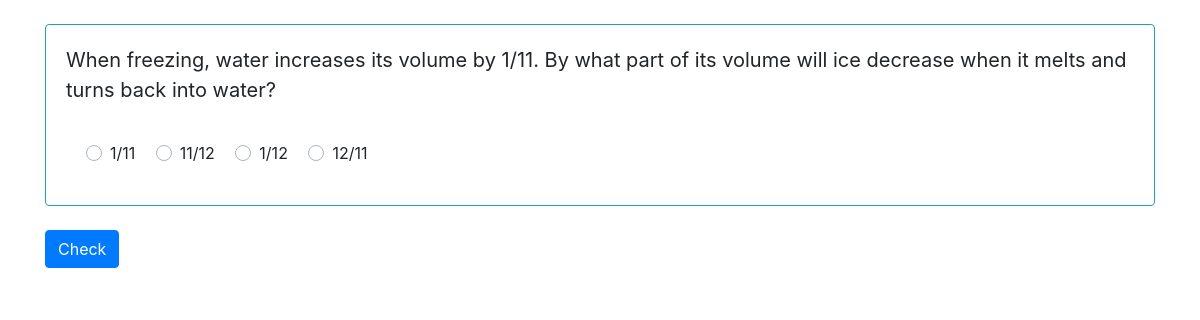
The page /one on the database its author committed.
### app.py (models this page shows, shortened)
class Question(db.Model):
    id = db.Column(db.Integer, primary_key=True)
    subject = db.Column(db.String(10), nullable=False)
    topic = db.Column(db.String(10), nullable=False)
    level = db.Column(db.Integer, nullable=False)
    question = db.Column(db.Text, nullable = False)
    sub_qustn = db.relationship('Sub', backref='question', lazy=True)

class Sub(db.Model):
    id = db.Column(db.Integer, primary_key=True)
    sub_qstn = db.Column(db.Text, nullable = True)
    option1 = db.Column(db.String(50), nullable = False)
    option2 = db.Column(db.String(50), nullable = False)
    option3 = db.Column(db.String(50), nullable = False)
    option4 = db.Column(db.String(50), nullable = False)
    nans = db.Column(db.Integer, nullable = False)
    answer = db.Column(db.String(100), nullable = False)
    answer2 = db.Column(db.String(100), nullable = True)
    answer3 = db.Column(db.String(100), nullable = True)
    answer4 = db.Column(db.String(100), nullable = True)
    filedata = db.Column(db.LargeBinary, nullable=True)
    solution = db.Column(db.Text, nullable=False)
    question_id = db.Column(db.Integer, db.ForeignKey('question.id'), nullable=False)

### app.py (the view, shortened to what this page needs)
@app.route("/one", methods=['GET', 'POST'])
def one():
    take = random.randint(1,3)
    qstn = Question.query.filter_by(id = take).first().question
    return render_template("one.html", take = take, Sub = Sub,Question = Question,qstn = qstn)

### templates/one.html (shortened to what this page needs)
<!Doctype HTML>
<html lang = "en-GB">
<head>
<link rel="stylesheet" href="https://maxcdn.bootstrapcdn.com/bootstrap/4.3.1/css/bootstrap.min.css">
    {% set rand = Sub.query.filter_by(question_id=take).all() %}
</head>
<body>
    <form method="POST" action="/one" enctype="multipart/form-data">
  <br>
  {% set rand = Sub.query.filter_by(question_id=take).all() %}
  {% if (rand|length >1)%}
            <div class="container">
              <div class="card  border border-info " >
                          <div class="card-header mb-0  " >
                            {{qstn}}
                          </div>
                        {% for j in rand %}
                            <div class="card-body" >
                            <div class="" id = "{{take}}_{{j.id}}">
                              <p>{{j.sub_qstn}}</p>
                            </div>
                            <div class="card-body" id = "optionsfor{{take}}_{{j.id}}">
                                <div class="custom-control custom-radio custom-control-inline" >
                                  <input required type="radio" id="option1for{{take}}_{{j.id}}" value = "{{j.option1}}" name="optionsfor{{take}}{{j.id}}" class="custom-control-input">
                                  <label class="custom-control-label" for="option1for{{take}}_{{j.id}}">{{j.option1}}</label>
                                </div>
                                <div class="custom-control custom-radio custom-control-inline">
                                  <input required type="radio" id="option2for{{take}}_{{j.id}}" value = "{{j.option2}}" name="optionsfor{{take}}{{j.id}}" class="custom-control-input">
                                  <label class="custom-control-label" for="option2for{{take}}_{{j.id}}">{{j.option2}}</label>
                                </div>
                                <div class="custom-control custom-radio custom-control-inline">
                                  <input required type="radio" id="option3for{{take}}_{{j.id}}" value = "{{j.option3}}" name="optionsfor{{take}}{{j.id}}" class="custom-control-input">
                                  <label class="custom-control-label" for="option3for{{take}}_{{j.id}}">{{j.option3}}</label>
                                </div>
                                <div class="custom-control custom-radio custom-control-inline">
                                  <input required type="radio" id="option4for{{take}}_{{j.id}}" value = "{{j.option4}}" name="optionsfor{{take}}{{j.id}}"  class="custom-control-input">
                                  <label class="custom-control-label" for="option4for{{take}}_{{j.id}}">{{j.option4}}</label>
                                </div>
                            </div>
                            <div class="container">
                                    <button type="submit" class="btn btn-primary" >Check </button>
                                    </div>
                          </div>
                        {% endfor %}
                </div>
              </div>
              <br>
  {%else%}
  <div class="container">
      <div class="card border border-info ">
        <div class="card-body">
          <div class="blockquote mb-0">
            <p>{{qstn}}</p>
          </div>
        <div class="card-body">
          <div class="custom-control custom-radio custom-control-inline">
              <label class="custom-control-label" for="option1for{{take}}">{{rand[0].option1}}</label>
          </div>
          <div class="custom-control custom-radio custom-control-inline">
            <label class="custom-control-label" for="option2for{{take}}">{{rand[0].option2}}</label>
          </div>
          <div class="custom-control custom-radio custom-control-inline">
                <label class="custom-control-label" for="option3for{{take}}">{{rand[0].option3}}</label>
          </div>
          <div class="custom-control custom-radio custom-control-inline">
                <label class="custom-control-label" for="option4for{{take}}">{{rand[0].option4}}</label>
          </div>
        </div>
      </div>
    </div>
  </div>
    <br>
    <div class="container">
            <button type="submit" class="btn btn-primary" >Check</button>
            </div>
  {%endif%}
    </form>
</body>
</html>

### rows shown on the page
Question: question "When freezing, water increases its volume by 1/11. By what part of its volume will ice decrease when it melts and turns back into water?"
Sub: option1 "1/11", option2 "11/12", option3 "1/12", option4 "12/11"
